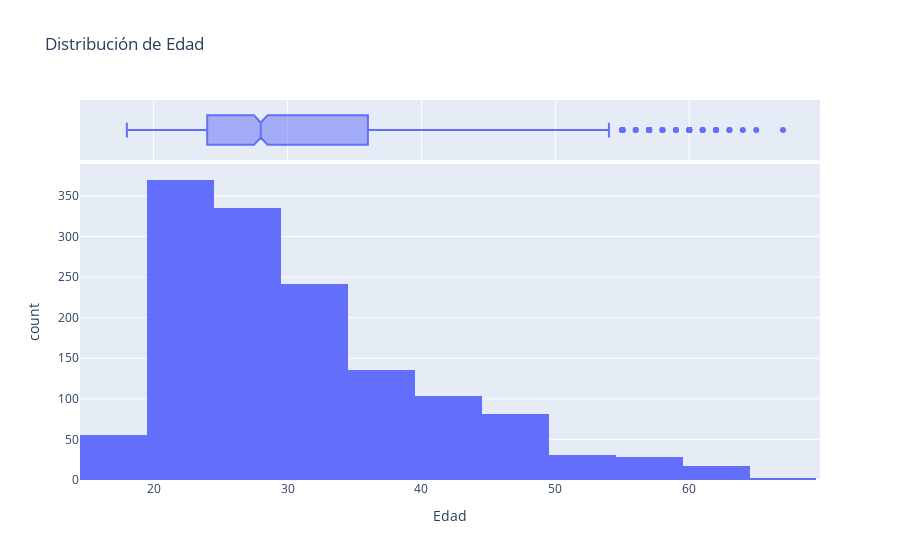

Notebook cell for this chart:
### Code cell
fig = px.histogram(data, x='EDAD', nbins=10, 
                   title='Distribución de Edad',
                   labels={'EDAD': 'Edad'},
                   marginal='box')  # Puedes quitar 'marginal' si no deseas el diagrama de caja
fig.show()

### Figure 1 — Plotly figure (JSON) as saved in the notebook; plotly's stock layout.template omitted (floating-point values rounded to 4 significant figures; data arrays with more than 128 entries replaced by an {"elided": "..."} marker saying what was removed)
{"data": [{"alignmentgroup": "True", "bingroup": "x", "hovertemplate": "Edad=%{x}<br>count=%{y}<extra></extra>", "legendgroup": "", "marker": {"color": "#636efa", "pattern": {"shape": ""}}, "name": "", "nbinsx": 10, "offsetgroup": "", "orientation": "v", "showlegend": false, "type": "histogram", "x": {"elided": "1401 int values"}, "xaxis": "x", "yaxis": "y"}, {"alignmentgroup": "True", "hovertemplate": "Edad=%{x}<extra></extra>", "legendgroup": "", "marker": {"color": "#636efa"}, "name": "", "notched": true, "offsetgroup": "", "showlegend": false, "type": "box", "x": {"elided": "1401 int values"}, "xaxis": "x2", "yaxis": "y2"}], "layout": {"barmode": "relative", "legend": {"tracegroupgap": 0}, "title": {"text": "Distribución de Edad"}, "xaxis": {"anchor": "y", "domain": [0, 1], "title": {"text": "Edad"}}, "xaxis2": {"anchor": "y2", "domain": [0, 1], "matches": "x", "showgrid": true, "showticklabels": false}, "yaxis": {"anchor": "x", "domain": [0, 0.8316], "title": {"text": "count"}}, "yaxis2": {"anchor": "x2", "domain": [0.8416, 1], "matches": "y2", "showgrid": false, "showline": false, "showticklabels": false, "ticks": ""}}}
